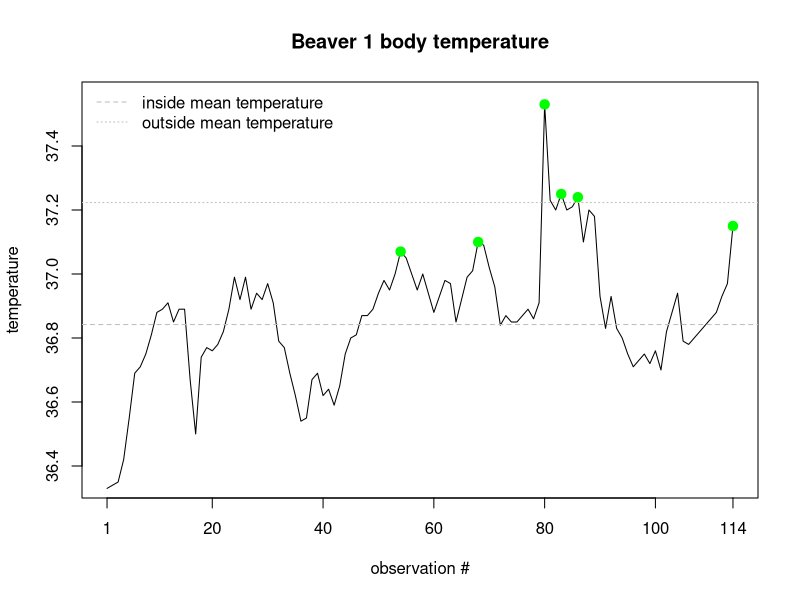
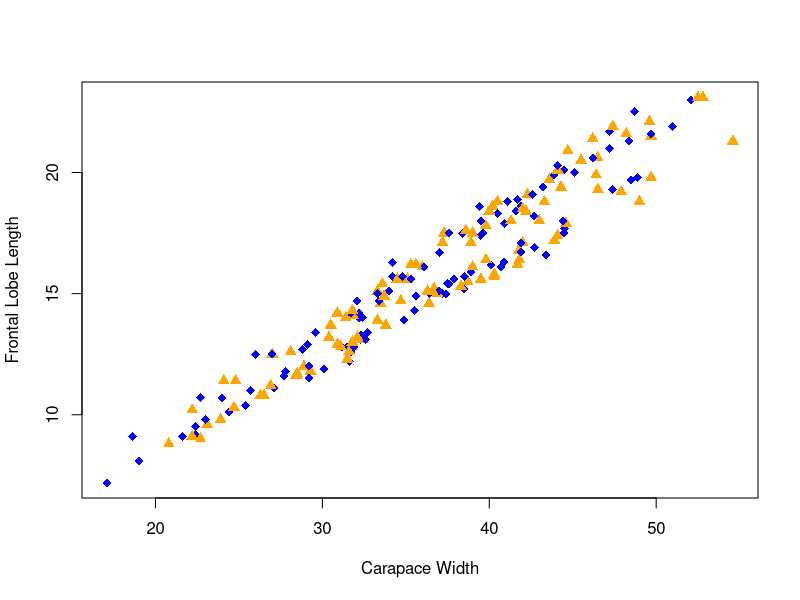
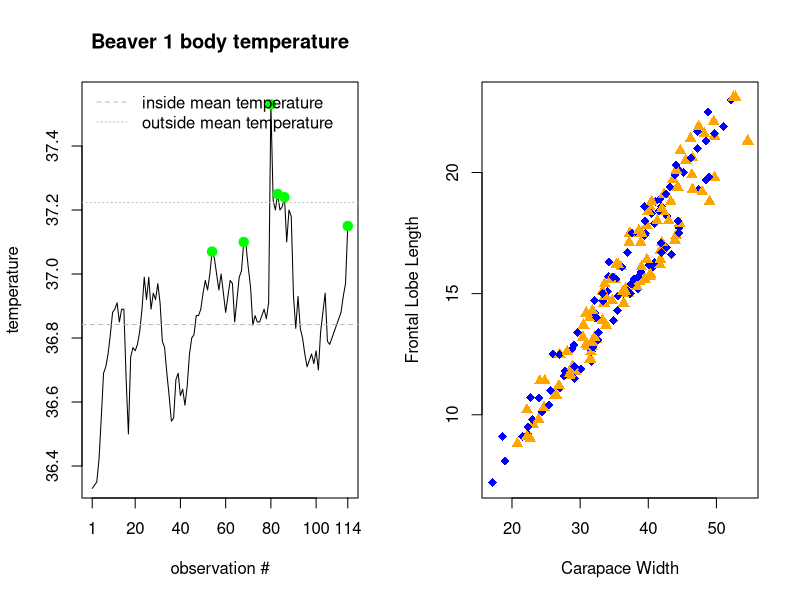
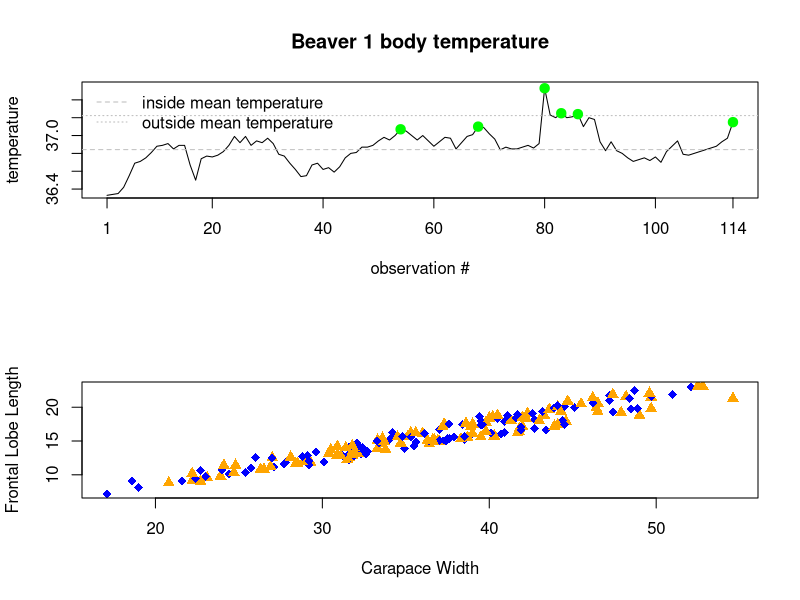
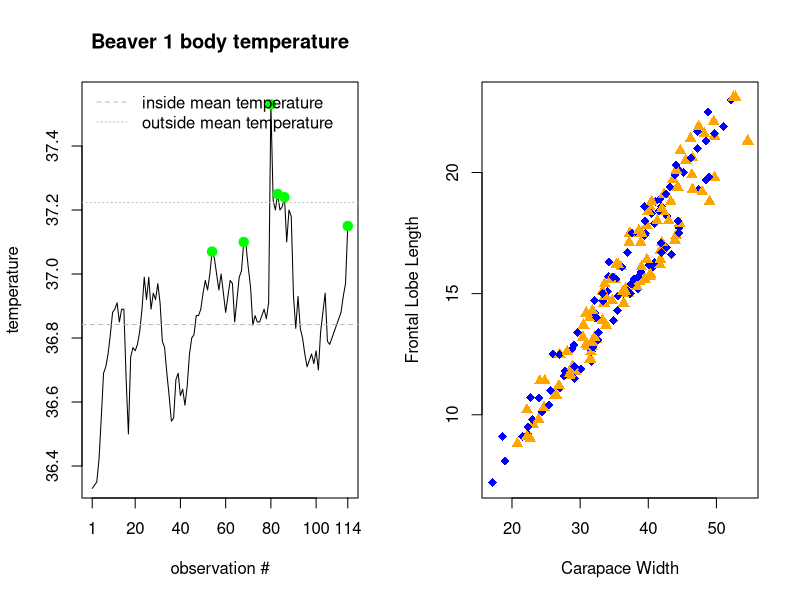
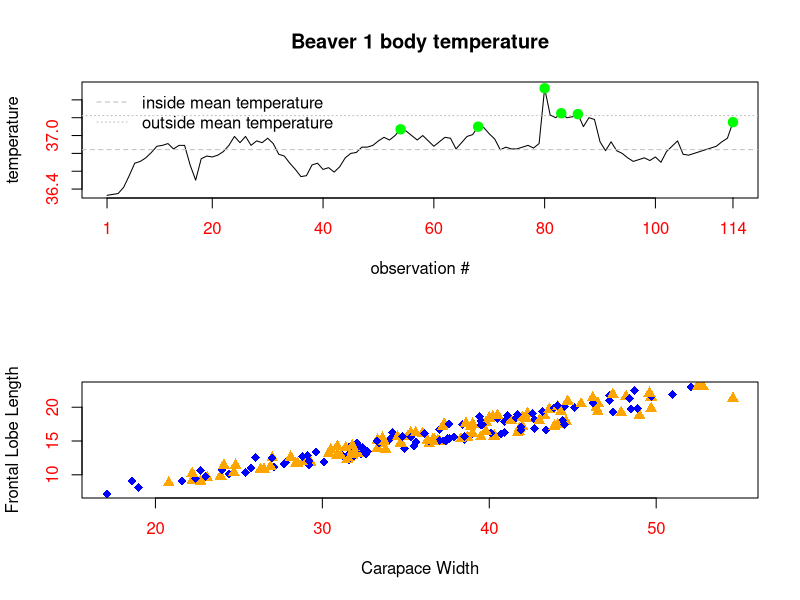

Source code (R) for these figures, in order:
# Name: Andrew Chin
# Homework 2


datasets::beaver1
head(beaver1)
?beaver1

#==Question 1a
beaversmean <- tapply(X=beaver1$temp, INDEX=beaver1$activ, FUN=mean)


#==Question 1b
length(beaver1)
beaver1$obsNum <- 1:nrow(beaver1)
labels(beaver1)
plot("l", x=beaver1$obsNum, y=beaver1$temp, xlab = "observation #", ylab="temperature", main="Beaver 1 body temperature", yaxs = "i", xaxt="n", ylim =c(36.3,37.6), yaxt = "n")
axis(side=1, at=c(1,20,40,60,80,100))
axis(side=1, at =c(114))
axis(side=2, at = c(36.4,36.6,36.8,37.0,37.2,37.4))
abline(h = beaversmean[1], lty = 2, lwd = 1, col = "grey")
abline(h = beaversmean[2], lty = 3, lwd = 1, col="grey")
points(x= beaver1$obsNum[which(beaver1$activ == "1")], beaver1$temp[which(beaver1$activ == "1")], cex = 1.25, pch = 19, col = "green")
legend("topleft", c("inside mean temperature" ,"outside mean temperature"), lty=c(2,3), bty = "n", col="grey")

#==Question 1c
beaver2 <-rbind(beaver1,c(346,2220,37.3,1,83))
beaver2$obsNum[83:114] <- 84:115

#==Question 1d
beaversmean2 <- tapply(X=beaver2$temp, INDEX=beaver2$activ, FUN=mean)
beaversmean[2] - beaversmean2[2]
print("The average temp increased 0.01095238 degrees")

#==Question 2a
library(MASS)
head(crabs)
crabs <- crabs
tapply(crabs$FL, crabs$sp, mean)
tapply(crabs$FL, crabs$sp, sd)

#==Question 2b
#Create a new variable that incorporates crab species and sex
spsex <- crabs$sp:crabs$sex

#==Question 2c
levels(spsex) <- c("Blue Female","Blue Male","Orange Female","Orange Male")
levels(spsex)
spsex

#==Question 2d
tapply(crabs$FL, spsex, mean)

#==Question 2e
crab.count <- table(spsex)
crab.count

#==Question 2d
plot(crabs$CW,crabs$FL, col = c("Blue","Orange")[unique(crabs$sp)],
     cex =1.2, pch = c(17,18)[unique(crabs$sex)],
     xlab = "Carapace Width",
     ylab = "Frontal Lobe Length")


#==Plot HW exercise
# Plot the two plots in the same figure as a multi-panel plot arranged in one row. Use mfrow.
par(mfrow=c(1,2))
plot("l", x=beaver1$obsNum, y=beaver1$temp, xlab = "observation #", ylab="temperature", main="Beaver 1 body temperature", yaxs = "i", xaxt="n", ylim =c(36.3,37.6), yaxt = "n")
axis(side=1, at=c(1,20,40,60,80,100))
axis(side=1, at =c(114))
axis(side=2, at = c(36.4,36.6,36.8,37.0,37.2,37.4))
abline(h = beaversmean[1], lty = 2, lwd = 1, col = "grey")
abline(h = beaversmean[2], lty = 3, lwd = 1, col="grey")
points(x= beaver1$obsNum[which(beaver1$activ == "1")], beaver1$temp[which(beaver1$activ == "1")], cex = 1.25, pch = 19, col = "green")
legend("topleft", c("inside mean temperature" ,"outside mean temperature"), lty=c(2,3), bty = "n", col="grey")
plot(crabs$CW,crabs$FL, col = c("Blue","Orange")[unique(crabs$sp)],
     cex =1.2, pch = c(17,18)[unique(crabs$sex)],
     xlab = "Carapace Width",
     ylab = "Frontal Lobe Length")

# Plot the two plots in the same figure as a multi-panel plot arranged in one column. Use mfrow .
par(mfrow=c(2,1))
plot("l", x=beaver1$obsNum, y=beaver1$temp, xlab = "observation #", ylab="temperature", main="Beaver 1 body temperature", yaxs = "i", xaxt="n", ylim =c(36.3,37.6), yaxt = "n")
axis(side=1, at=c(1,20,40,60,80,100))
axis(side=1, at =c(114))
axis(side=2, at = c(36.4,36.6,36.8,37.0,37.2,37.4))
abline(h = beaversmean[1], lty = 2, lwd = 1, col = "grey")
abline(h = beaversmean[2], lty = 3, lwd = 1, col="grey")
points(x= beaver1$obsNum[which(beaver1$activ == "1")], beaver1$temp[which(beaver1$activ == "1")], cex = 1.25, pch = 19, col = "green")
legend("topleft", c("inside mean temperature" ,"outside mean temperature"), lty=c(2,3), bty = "n", col="grey")
plot(crabs$CW,crabs$FL, col = c("Blue","Orange")[unique(crabs$sp)],
     cex =1.2, pch = c(17,18)[unique(crabs$sex)],
     xlab = "Carapace Width",
     ylab = "Frontal Lobe Length")

# Repeat step 2 with mfcol.
par(mfcol=c(1,2))
plot("l", x=beaver1$obsNum, y=beaver1$temp, xlab = "observation #", ylab="temperature", main="Beaver 1 body temperature", yaxs = "i", xaxt="n", ylim =c(36.3,37.6), yaxt = "n")
axis(side=1, at=c(1,20,40,60,80,100))
axis(side=1, at =c(114))
axis(side=2, at = c(36.4,36.6,36.8,37.0,37.2,37.4))
abline(h = beaversmean[1], lty = 2, lwd = 1, col = "grey")
abline(h = beaversmean[2], lty = 3, lwd = 1, col="grey")
points(x= beaver1$obsNum[which(beaver1$activ == "1")], beaver1$temp[which(beaver1$activ == "1")], cex = 1.25, pch = 19, col = "green")
legend("topleft", c("inside mean temperature" ,"outside mean temperature"), lty=c(2,3), bty = "n", col="grey")
plot(crabs$CW,crabs$FL, col = c("Blue","Orange")[unique(crabs$sp)],
     cex =1.2, pch = c(17,18)[unique(crabs$sex)],
     xlab = "Carapace Width",
     ylab = "Frontal Lobe Length")

# Repeat step 3 with mfcol.
par(mfcol=c(2,1))
par(col.axis="red")
plot("l", x=beaver1$obsNum, y=beaver1$temp, xlab = "observation #", ylab="temperature", main="Beaver 1 body temperature", yaxs = "i", xaxt="n", ylim =c(36.3,37.6), yaxt = "n")
axis(side=1, at=c(1,20,40,60,80,100))
axis(side=1, at =c(114))
axis(side=2, at = c(36.4,36.6,36.8,37.0,37.2,37.4))
abline(h = beaversmean[1], lty = 2, lwd = 1, col = "grey")
abline(h = beaversmean[2], lty = 3, lwd = 1, col="grey")
points(x= beaver1$obsNum[which(beaver1$activ == "1")], beaver1$temp[which(beaver1$activ == "1")], cex = 1.25, pch = 19, col = "green")
legend("topleft", c("inside mean temperature" ,"outside mean temperature"), lty=c(2,3), bty = "n", col="grey")
plot(crabs$CW,crabs$FL, col = c("Blue","Orange")[unique(crabs$sp)],
     cex =1.2, pch = c(17,18)[unique(crabs$sex)],
     xlab = "Carapace Width",
     ylab = "Frontal Lobe Length")

